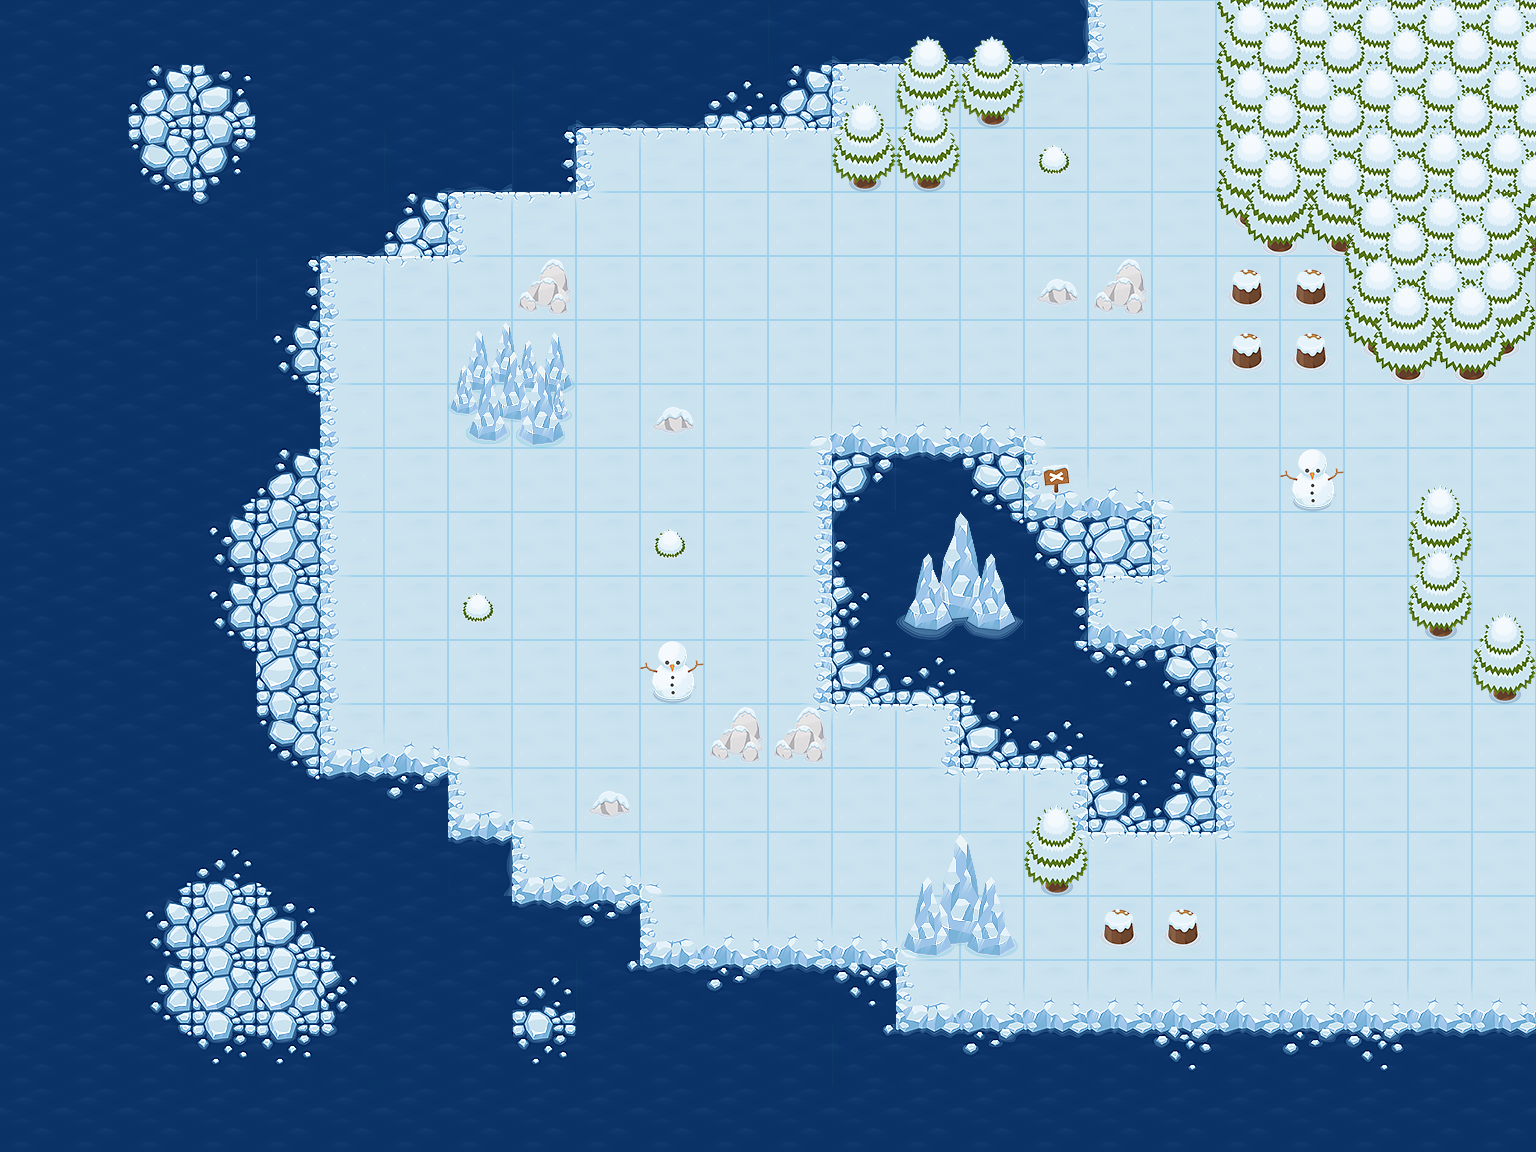

The image is a tile-based game level rendered from a .tmx file. Its description and source (layers, tilesets, objects; grid data summarised) follow:
An orthogonal 24x18 tile map with 64x64 px tiles, 7 tile layers (flour, onFlour, sinkLayer, blockLayer, ...) and 24 objects.

<map version="1.2" tiledversion="1.2.4" orientation="orthogonal" renderorder="right-down" width="24" height="18" tilewidth="64" tileheight="64" infinite="0" nextlayerid="14" nextobjectid="91">
 <tileset firstgid="1" name="tileSheetWinter" tilewidth="64" tileheight="64" tilecount="247" columns="13">
  <image source="tileSheetWinter03-11.png" width="832" height="1216" />
 </tileset>
 <layer id="1" name="flour" width="24" height="18">
  <data>[432 cells, 235 non-empty, 16 distinct tile ids]</data>
 </layer>
 <layer id="2" name="onFlour" width="24" height="18">
  <data>[432 cells, 15 non-empty, 6 distinct tile ids]</data>
 </layer>
 <layer id="3" name="sinkLayer" width="24" height="18">
  <data>[432 cells, 197 non-empty, 28 distinct tile ids]</data>
 </layer>
 <layer id="4" name="blockLayer" width="24" height="18">
  <data>[432 cells, 50 non-empty, 19 distinct tile ids]</data>
 </layer>
 <layer id="5" name="onBlockLayer" width="24" height="18">
  <data>[432 cells, 2 non-empty, 2 distinct tile ids]</data>
 </layer>
 <layer id="6" name="railing" width="24" height="18">
  <data>[432 cells, 0 non-empty, 0 distinct tile ids]</data>
 </layer>
 <objectgroup id="7" name="playerLayer">
  <object id="2" gid="216" x="1440" y="797" width="64" height="64">
   <properties>
    <property name="type" value="scene5Goal" />
   </properties>
  </object>
  <object id="30" gid="216" x="735" y="270" width="64" height="64">
   <properties>
    <property name="type" value="playerStartPosition" />
   </properties>
  </object>
 </objectgroup>
 <objectgroup id="8" name="objectLayer">
  <object id="10" gid="196" x="1152.17" y="116.166" width="64" height="64">
   <properties>
    <property name="scene" type="int" value="5" />
    <property name="sprite" value="needToHit" />
    <property name="type" value="barrel" />
   </properties>
  </object>
  <object id="11" gid="196" x="1154.5" y="242.5" width="64" height="64">
   <properties>
    <property name="scene" type="int" value="5" />
    <property name="sprite" value="needToHit" />
    <property name="type" value="barrel" />
   </properties>
  </object>
  <object id="12" gid="196" x="1151.84" y="375.833" width="64" height="64">
   <properties>
    <property name="scene" type="int" value="5" />
    <property name="sprite" value="needToHit" />
    <property name="type" value="barrel" />
   </properties>
  </object>
  <object id="14" gid="196" x="1354.83" y="501.833" width="64" height="64">
   <properties>
    <property name="scene" type="int" value="5" />
    <property name="sprite" value="needToHit" />
    <property name="type" value="barrel" />
   </properties>
  </object>
  <object id="15" gid="196" x="1344.17" y="688.167" width="64" height="64">
   <properties>
    <property name="scene" type="int" value="5" />
    <property name="sprite" value="needToHit" />
    <property name="type" value="barrel" />
   </properties>
  </object>
  <object id="16" gid="196" x="1346.83" y="876.167" width="64" height="64">
   <properties>
    <property name="scene" type="int" value="5" />
    <property name="sprite" value="needToHit" />
    <property name="type" value="barrel" />
   </properties>
  </object>
  <object id="17" gid="196" x="893.333" y="257.166" width="64" height="64">
   <properties>
    <property name="scene" type="int" value="1" />
    <property name="sprite" value="needToHit" />
    <property name="type" value="barrel" />
   </properties>
  </object>
  <object id="18" gid="196" x="958" y="255.5" width="64" height="64">
   <properties>
    <property name="scene" type="int" value="1" />
    <property name="sprite" value="needToHit" />
    <property name="type" value="barrel" />
   </properties>
  </object>
  <object id="19" gid="196" x="904.667" y="256" width="64" height="64">
   <properties>
    <property name="scene" type="int" value="2" />
    <property name="sprite" value="needToHit" />
    <property name="type" value="barrel" />
   </properties>
  </object>
  <object id="20" gid="196" x="967.333" y="258" width="64" height="64">
   <properties>
    <property name="scene" type="int" value="2" />
    <property name="sprite" value="needToHit" />
    <property name="type" value="barrel" />
   </properties>
  </object>
  <object id="21" gid="196" x="896.333" y="381.833" width="64" height="64">
   <properties>
    <property name="scene" type="int" value="3" />
    <property name="sprite" value="needToHit" />
    <property name="type" value="barrel" />
   </properties>
  </object>
  <object id="22" gid="196" x="953.833" y="385.333" width="64" height="64">
   <properties>
    <property name="scene" type="int" value="3" />
    <property name="sprite" value="needToHit" />
    <property name="type" value="barrel" />
   </properties>
  </object>
  <object id="23" gid="196" x="384.167" y="512.5" width="64" height="64">
   <properties>
    <property name="scene" type="int" value="3" />
    <property name="sprite" value="needToHit" />
    <property name="type" value="barrel" />
   </properties>
  </object>
  <object id="24" gid="196" x="322.667" y="512.667" width="64" height="64">
   <properties>
    <property name="scene" type="int" value="3" />
    <property name="sprite" value="needToHit" />
    <property name="type" value="barrel" />
   </properties>
  </object>
  <object id="25" gid="196" x="963.167" y="886.499" width="64" height="64">
   <properties>
    <property name="scene" type="int" value="3" />
    <property name="sprite" value="needToHit" />
    <property name="type" value="barrel" />
   </properties>
  </object>
  <object id="26" gid="196" x="900.667" y="891.166" width="64" height="64">
   <properties>
    <property name="scene" type="int" value="3" />
    <property name="sprite" value="needToHit" />
    <property name="type" value="barrel" />
   </properties>
  </object>
  <object id="27" gid="196" x="768.833" y="319.166" width="64" height="64">
   <properties>
    <property name="scene" type="int" value="4" />
    <property name="sprite" value="needToHit" />
    <property name="type" value="barrel" />
   </properties>
  </object>
  <object id="28" gid="196" x="765.833" y="510.166" width="64" height="64">
   <properties>
    <property name="scene" type="int" value="4" />
    <property name="sprite" value="needToHit" />
    <property name="type" value="barrel" />
   </properties>
  </object>
  <object id="29" gid="196" x="767.167" y="700.166" width="64" height="64">
   <properties>
    <property name="scene" type="int" value="4" />
    <property name="sprite" value="needToHit" />
    <property name="type" value="barrel" />
   </properties>
  </object>
  <object id="88" gid="196" x="1416" y="510.333" width="64" height="64">
   <properties>
    <property name="scene" type="int" value="5" />
    <property name="sprite" value="needToHit" />
    <property name="type" value="barrel" />
   </properties>
  </object>
  <object id="89" gid="196" x="1405.34" y="685.667" width="64" height="64">
   <properties>
    <property name="scene" type="int" value="5" />
    <property name="sprite" value="needToHit" />
    <property name="type" value="barrel" />
   </properties>
  </object>
  <object id="90" gid="196" x="1395" y="888.667" width="64" height="64">
   <properties>
    <property name="scene" type="int" value="5" />
    <property name="sprite" value="needToHit" />
    <property name="type" value="barrel" />
   </properties>
  </object>
 </objectgroup>
 <layer id="9" name="upperLayer" width="24" height="18">
  <data>[432 cells, 10 non-empty, 3 distinct tile ids]</data>
 </layer>
</map>
